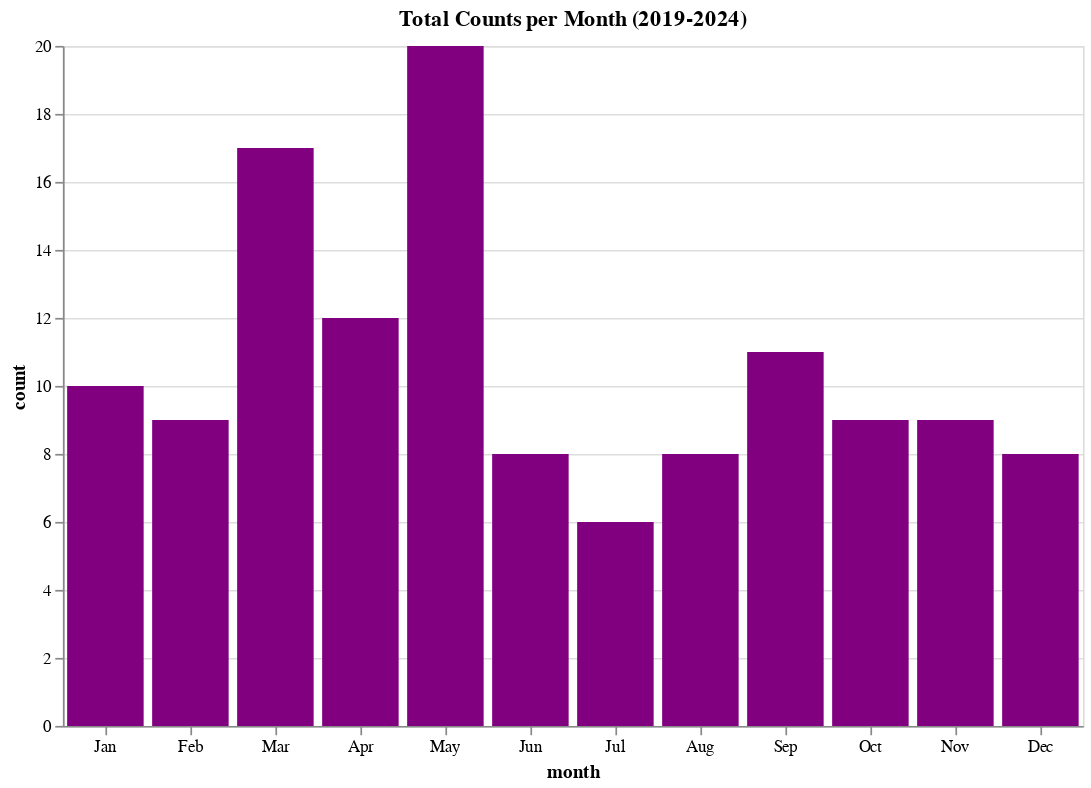

Notebook code cell kept with this figure:
### Markdown cell above
## Peer review cadence -- slower months 

Historically since 2019 July and December  have been slower months. These could be ideal times for us to take a peer review breather, not accept new reviews, and catch up on business and documentation items.

### Code cell
month_year_counts

# Summarize total counts per month
monthly_counts = (
    month_year_counts.groupby("month")["count"]
    .sum()
    .reindex(
        [
            "Jan",
            "Feb",
            "Mar",
            "Apr",
            "May",
            "Jun",
            "Jul",
            "Aug",
            "Sep",
            "Oct",
            "Nov",
            "Dec",
        ],
        fill_value=0,
    )
    .reset_index()
)

# Create the Altair plot
chart = (
    alt.Chart(monthly_counts)
    .mark_bar(color="purple")
    .encode(
        x=alt.X(
            "month",
            sort=[
                "Jan",
                "Feb",
                "Mar",
                "Apr",
                "May",
                "Jun",
                "Jul",
                "Aug",
                "Sep",
                "Oct",
                "Nov",
                "Dec",
            ],
        ),
        y="count",
        tooltip=["month", "count"],
    )
    .properties(title="Total Counts per Month (2019-2024)", width=600, height=400)
    .configure_axis(labelAngle=0)
)

chart.show()

### Figure 1 — Vega-Lite specification as saved in the notebook (floating-point values rounded to 4 significant figures)
{"config": {"view": {"continuousWidth": 300, "continuousHeight": 300}, "axis": {"labelAngle": 0}}, "data": {"name": "data-f572b16179a0c8298bbd46fe227907dc"}, "mark": {"type": "bar", "color": "purple"}, "encoding": {"tooltip": [{"field": "month", "type": "nominal"}, {"field": "count", "type": "quantitative"}], "x": {"field": "month", "sort": ["Jan", "Feb", "Mar", "Apr", "May", "Jun", "Jul", "Aug", "Sep", "Oct", "Nov", "Dec"], "type": "nominal"}, "y": {"field": "count", "type": "quantitative"}}, "height": 400, "title": "Total Counts per Month (2019-2024)", "width": 600, "$schema": "https://vega.github.io/schema/vega-lite/v5.17.0.json", "datasets": {"data-f572b16179a0c8298bbd46fe227907dc": [{"month": "Jan", "count": 10}, {"month": "Feb", "count": 9}, {"month": "Mar", "count": 17}, {"month": "Apr", "count": 12}, {"month": "May", "count": 20}, {"month": "Jun", "count": 8}, {"month": "Jul", "count": 6}, {"month": "Aug", "count": 8}, {"month": "Sep", "count": 11}, {"month": "Oct", "count": 9}, {"month": "Nov", "count": 9}, {"month": "Dec", "count": 8}]}}
